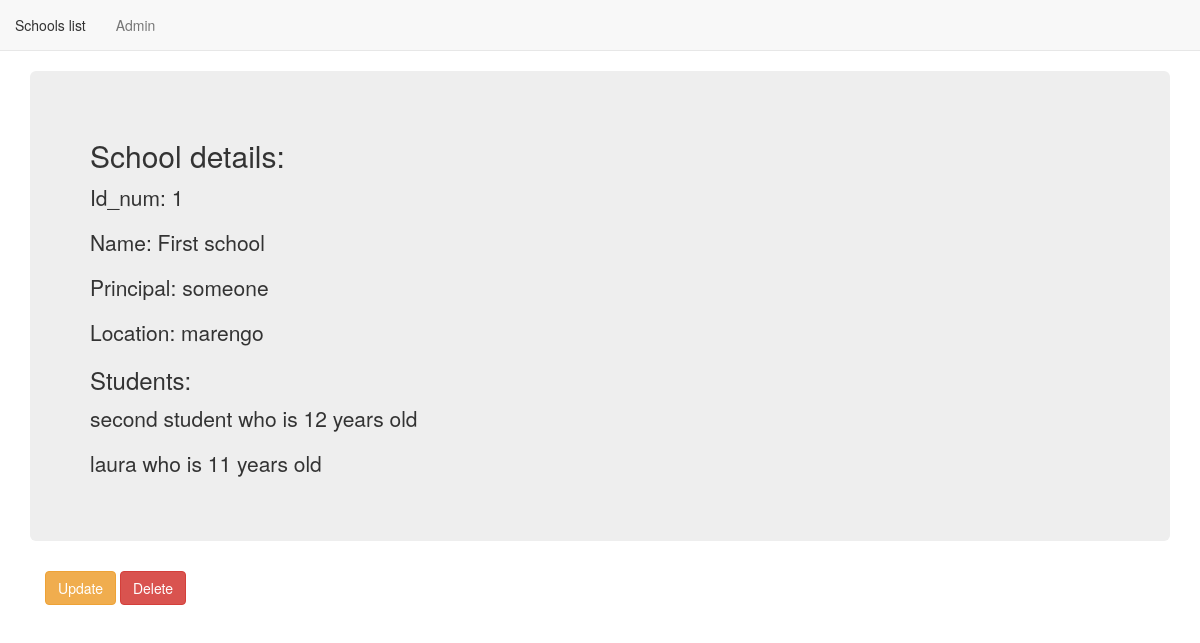
/basic_app/1/, run on an earlier commit of the app's database.
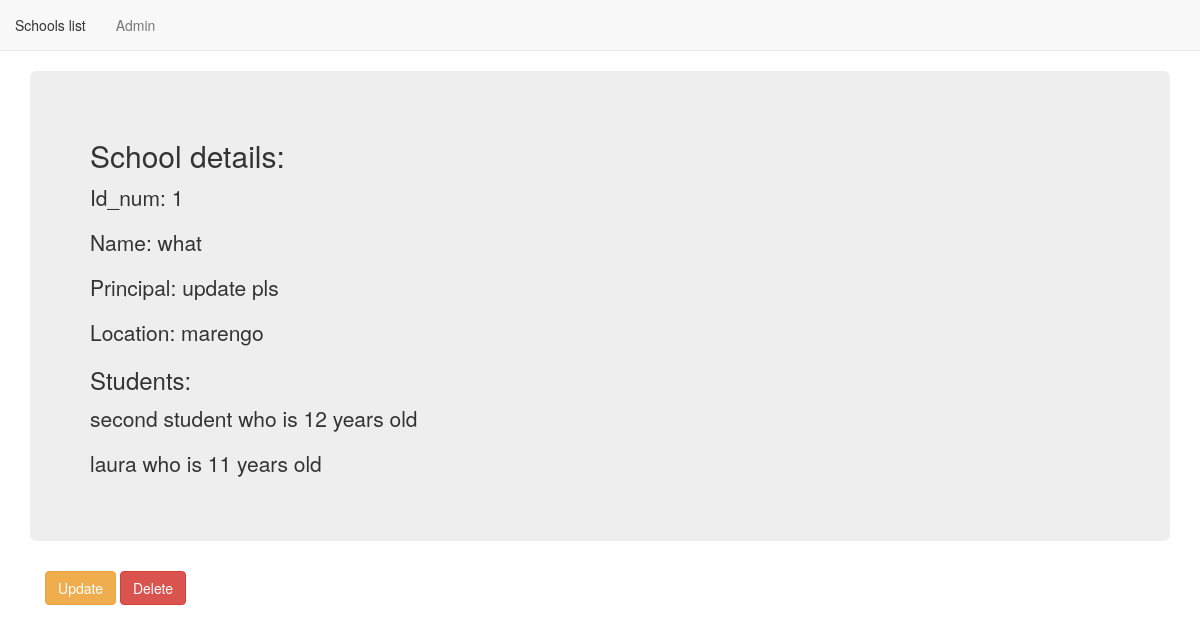
And on a later commit of the database.
### basic_app/models.py (models this page shows, shortened)
class School(models.Model):
    name = models.CharField(max_length=256)
    principal = models.CharField(max_length=256)
    location = models.CharField(max_length=256)

### basic_app/views.py (the view)
# urls.py: url(r'^(?P<pk>\d+)/$',views.SchoolDetailView.as_view(),name='detail'),
class SchoolDetailView(DetailView):
    model = models.School
    template_name = 'basic_app/school_detail.html'

### basic_app/templates/basic_app/school_detail.html
<!DOCTYPE html>
{% extends "basic_app/basic_app_base.html" %}
{% block body_block %}
  <div class="jumbotron">
    <h2>School details:</h2>
    <p>Id_num: {{school.id}}</p>
    <p>Name: {{school.name}}</p>
    <p>Principal: {{school.principal}}</p>
    <p>Location: {{school.location}}</p>
    <h3>Students:</h3>
    {% for student in school.students.all %}
      <p>{{student.name}} who is {{student.age}} years old</p>
    {% endfor %}
  </div>
  <div class="container">
    <p>
      <a class='btn btn-warning' href="{% url 'basic_app:update' pk=school.pk %}">Update</a>
      <a class='btn btn-danger' href="{% url 'basic_app:delete' pk=school.pk %}">Delete</a>
    </p>
  </div>
{% endblock %}

What changed in the data, as far as the page shows it:
changed School "marengo": name "First school" → "what"; principal "someone" → "update pls"
